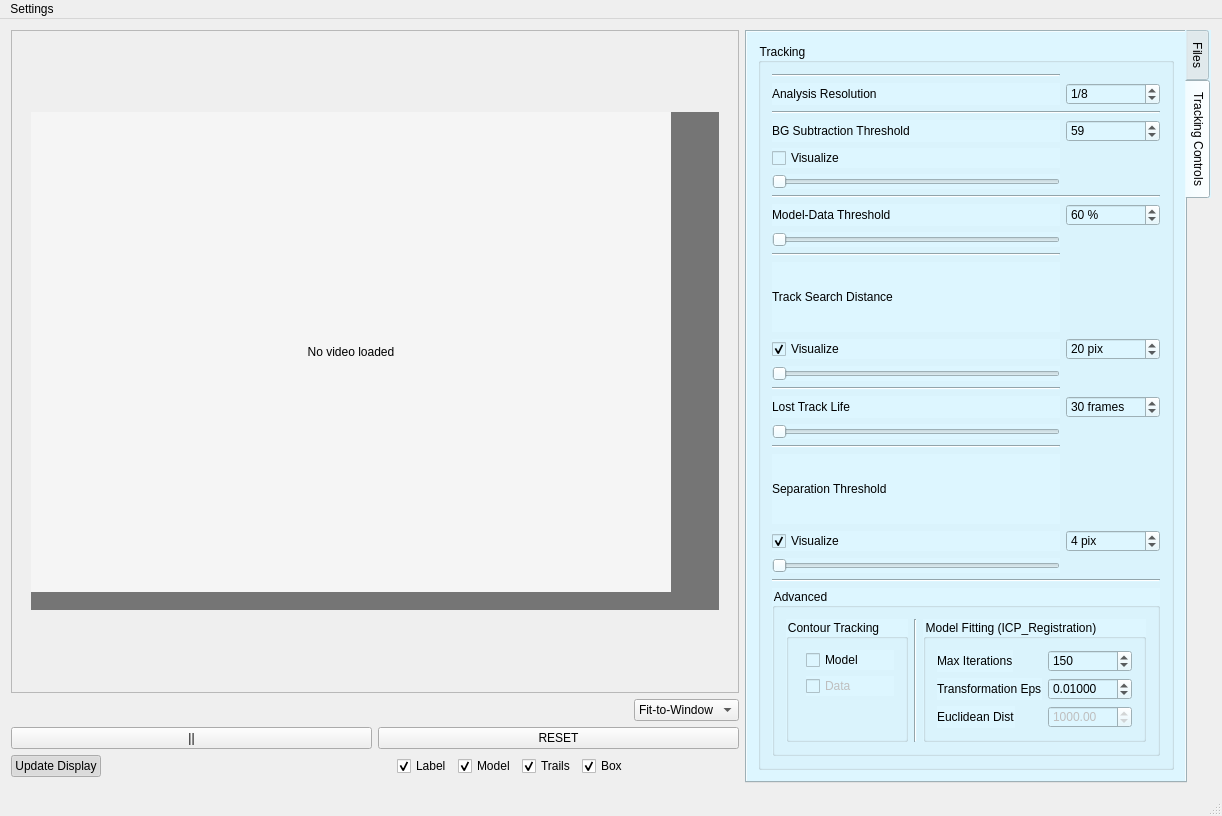
<?xml version="1.0" encoding="UTF-8"?>
<ui version="4.0">
 <class>MultitrackClass</class>
 <widget class="QMainWindow" name="MultitrackClass">
  <property name="geometry">
   <rect>
    <x>0</x>
    <y>0</y>
    <width>1222</width>
    <height>816</height>
   </rect>
  </property>
  <property name="windowTitle">
   <string>MultiTrack 1.1</string>
  </property>
  <property name="windowIcon">
   <iconset resource="multitrack.qrc">
    <normaloff>:/Multitrack/Multitrack.png</normaloff>:/Multitrack/Multitrack.png</iconset>
  </property>
  <property name="animated">
   <bool>true</bool>
  </property>
  <property name="unifiedTitleAndToolBarOnMac">
   <bool>true</bool>
  </property>
  <widget class="QWidget" name="centralWidget">
   <layout class="QGridLayout" name="gridLayout">
    <item row="1" column="1">
     <widget class="QComboBox" name="displaycomboBox">
      <item>
       <property name="text">
        <string>Fit-to-Window</string>
       </property>
      </item>
      <item>
       <property name="text">
        <string>100%</string>
       </property>
      </item>
      <item>
       <property name="text">
        <string>50%</string>
       </property>
      </item>
     </widget>
    </item>
    <item row="3" column="0">
     <layout class="QHBoxLayout" name="displayLayout">
      <item>
       <widget class="QPushButton" name="display_pushButton">
        <property name="text">
         <string>Update Display</string>
        </property>
        <property name="checkable">
         <bool>true</bool>
        </property>
        <property name="checked">
         <bool>true</bool>
        </property>
       </widget>
      </item>
      <item>
       <spacer name="horizontalSpacer">
        <property name="orientation">
         <enum>Qt::Horizontal</enum>
        </property>
        <property name="sizeHint" stdset="0">
         <size>
          <width>40</width>
          <height>20</height>
         </size>
        </property>
       </spacer>
      </item>
      <item>
       <widget class="QCheckBox" name="labelviewcheckBox">
        <property name="text">
         <string>Label</string>
        </property>
        <property name="checked">
         <bool>true</bool>
        </property>
        <property name="tristate">
         <bool>false</bool>
        </property>
       </widget>
      </item>
      <item>
       <widget class="QCheckBox" name="modelViewcheckBox">
        <property name="text">
         <string>Model</string>
        </property>
        <property name="checked">
         <bool>true</bool>
        </property>
       </widget>
      </item>
      <item>
       <widget class="QCheckBox" name="showTrailscheckBox">
        <property name="text">
         <string>Trails</string>
        </property>
        <property name="checked">
         <bool>true</bool>
        </property>
       </widget>
      </item>
      <item>
       <widget class="QCheckBox" name="showBoxcheckBox">
        <property name="text">
         <string>Box</string>
        </property>
        <property name="checked">
         <bool>true</bool>
        </property>
       </widget>
      </item>
     </layout>
    </item>
    <item row="0" column="2" rowspan="5">
     <widget class="QTabWidget" name="toolbartabWidget">
      <property name="sizePolicy">
       <sizepolicy hsizetype="Fixed" vsizetype="Expanding">
        <horstretch>0</horstretch>
        <verstretch>0</verstretch>
       </sizepolicy>
      </property>
      <property name="minimumSize">
       <size>
        <width>360</width>
        <height>0</height>
       </size>
      </property>
      <property name="autoFillBackground">
       <bool>false</bool>
      </property>
      <property name="styleSheet">
       <string notr="true">background-color: rgb(221, 246, 255);</string>
      </property>
      <property name="tabPosition">
       <enum>QTabWidget::East</enum>
      </property>
      <property name="currentIndex">
       <number>1</number>
      </property>
      <widget class="QWidget" name="filesTabWidget">
       <attribute name="title">
        <string>Files</string>
       </attribute>
       <layout class="QVBoxLayout" name="verticalLayout_2">
        <item>
         <widget class="QGroupBox" name="videobox">
          <property name="title">
           <string>Video File</string>
          </property>
          <property name="flat">
           <bool>false</bool>
          </property>
          <property name="checkable">
           <bool>false</bool>
          </property>
          <layout class="QFormLayout" name="formLayout_3">
           <item row="0" column="0">
            <widget class="QLabel" name="videoFile">
             <property name="maximumSize">
              <size>
               <width>167772</width>
               <height>16777215</height>
              </size>
             </property>
             <property name="layoutDirection">
              <enum>Qt::LeftToRight</enum>
             </property>
             <property name="autoFillBackground">
              <bool>false</bool>
             </property>
             <property name="styleSheet">
              <string notr="true">font: 8pt &quot;Ubuntu Condensed&quot;;</string>
             </property>
             <property name="inputMethodHints">
              <set>Qt::ImhNone</set>
             </property>
             <property name="midLineWidth">
              <number>0</number>
             </property>
             <property name="text">
              <string>(none selected)</string>
             </property>
             <property name="scaledContents">
              <bool>false</bool>
             </property>
             <property name="wordWrap">
              <bool>false</bool>
             </property>
             <property name="margin">
              <number>0</number>
             </property>
            </widget>
           </item>
           <item row="1" column="0">
            <widget class="QPushButton" name="videoButton">
             <property name="autoFillBackground">
              <bool>false</bool>
             </property>
             <property name="text">
              <string>Load Video</string>
             </property>
             <property name="icon">
              <iconset resource="multitrack.qrc">
               <normaloff>:/Multitrack/Multitrack.png</normaloff>:/Multitrack/Multitrack.png</iconset>
             </property>
            </widget>
           </item>
          </layout>
         </widget>
        </item>
        <item>
         <widget class="QGroupBox" name="bgbox">
          <property name="title">
           <string>Background File</string>
          </property>
          <property name="flat">
           <bool>false</bool>
          </property>
          <property name="checkable">
           <bool>false</bool>
          </property>
          <layout class="QFormLayout" name="formLayout">
           <item row="0" column="0">
            <widget class="QLabel" name="backgroundFile">
             <property name="styleSheet">
              <string notr="true">font: 8pt &quot;Ubuntu Condensed&quot;;</string>
             </property>
             <property name="text">
              <string>(none selected)</string>
             </property>
            </widget>
           </item>
           <item row="1" column="0">
            <widget class="QPushButton" name="backgroundButton">
             <property name="text">
              <string>Load Background</string>
             </property>
            </widget>
           </item>
          </layout>
         </widget>
        </item>
        <item>
         <widget class="QGroupBox" name="modelbox">
          <property name="title">
           <string>Model File</string>
          </property>
          <property name="flat">
           <bool>false</bool>
          </property>
          <property name="checkable">
           <bool>false</bool>
          </property>
          <layout class="QFormLayout" name="formLayout_4">
           <item row="0" column="0">
            <widget class="QLabel" name="modelFile">
             <property name="styleSheet">
              <string notr="true">font: 8pt &quot;Ubuntu Condensed&quot;;</string>
             </property>
             <property name="text">
              <string>(none selected)</string>
             </property>
            </widget>
           </item>
           <item row="1" column="0">
            <widget class="QPushButton" name="modelButton">
             <property name="text">
              <string>Load Model</string>
             </property>
            </widget>
           </item>
          </layout>
         </widget>
        </item>
        <item>
         <widget class="QGroupBox" name="maskbox">
          <property name="title">
           <string>Mask File (optional)</string>
          </property>
          <property name="flat">
           <bool>false</bool>
          </property>
          <property name="checkable">
           <bool>false</bool>
          </property>
          <layout class="QFormLayout" name="formLayout_5">
           <property name="fieldGrowthPolicy">
            <enum>QFormLayout::AllNonFixedFieldsGrow</enum>
           </property>
           <item row="0" column="0">
            <widget class="QLabel" name="maskFile">
             <property name="styleSheet">
              <string notr="true">font: 8pt &quot;Ubuntu Condensed&quot;;</string>
             </property>
             <property name="text">
              <string>(none selected)</string>
             </property>
             <property name="scaledContents">
              <bool>true</bool>
             </property>
             <property name="wordWrap">
              <bool>true</bool>
             </property>
            </widget>
           </item>
           <item row="1" column="0">
            <widget class="QPushButton" name="maskButton">
             <property name="text">
              <string>Load Mask</string>
             </property>
            </widget>
           </item>
          </layout>
         </widget>
        </item>
        <item>
         <widget class="Line" name="line">
          <property name="orientation">
           <enum>Qt::Horizontal</enum>
          </property>
         </widget>
        </item>
        <item>
         <widget class="QGroupBox" name="savebox">
          <property name="title">
           <string>Save Data</string>
          </property>
          <property name="flat">
           <bool>false</bool>
          </property>
          <property name="checkable">
           <bool>false</bool>
          </property>
          <layout class="QFormLayout" name="formLayout_2">
           <item row="0" column="0">
            <widget class="QPushButton" name="projectDirectoryButton">
             <property name="maximumSize">
              <size>
               <width>167733</width>
               <height>16777215</height>
              </size>
             </property>
             <property name="layoutDirection">
              <enum>Qt::LeftToRight</enum>
             </property>
             <property name="styleSheet">
              <string notr="true">font: 8pt &quot;Ubuntu Condensed&quot;;</string>
             </property>
             <property name="text">
              <string>defaultdirectory/</string>
             </property>
            </widget>
           </item>
           <item row="0" column="1">
            <widget class="QLineEdit" name="projectsavename">
             <property name="text">
              <string>projectname</string>
             </property>
             <property name="readOnly">
              <bool>false</bool>
             </property>
            </widget>
           </item>
           <item row="1" column="0">
            <widget class="QPushButton" name="saveBTFButton">
             <property name="text">
              <string>Save BTF</string>
             </property>
            </widget>
           </item>
          </layout>
         </widget>
        </item>
       </layout>
      </widget>
      <widget class="QWidget" name="controlsTabWidget">
       <attribute name="title">
        <string>Tracking Controls</string>
       </attribute>
       <layout class="QVBoxLayout" name="verticalLayout">
        <item>
         <widget class="QGroupBox" name="controlsgroupbox">
          <property name="title">
           <string>Tracking</string>
          </property>
          <layout class="QGridLayout" name="gridLayout_2">
           <item row="19" column="0">
            <widget class="QSlider" name="separationSlider">
             <property name="minimum">
              <number>1</number>
             </property>
             <property name="orientation">
              <enum>Qt::Horizontal</enum>
             </property>
            </widget>
           </item>
           <item row="11" column="0">
            <widget class="QCheckBox" name="trackDistanceViewCheck">
             <property name="text">
              <string>Visualize</string>
             </property>
             <property name="checked">
              <bool>true</bool>
             </property>
            </widget>
           </item>
           <item row="20" column="0" colspan="2">
            <widget class="Line" name="line_2">
             <property name="orientation">
              <enum>Qt::Horizontal</enum>
             </property>
            </widget>
           </item>
           <item row="9" column="0">
            <widget class="Line" name="line_5">
             <property name="orientation">
              <enum>Qt::Horizontal</enum>
             </property>
            </widget>
           </item>
           <item row="8" column="0">
            <widget class="QSlider" name="matchSlider">
             <property name="orientation">
              <enum>Qt::Horizontal</enum>
             </property>
            </widget>
           </item>
           <item row="7" column="1">
            <widget class="QSpinBox" name="blobBirthAreaThresholdSpinBox">
             <property name="suffix">
              <string> %</string>
             </property>
             <property name="minimum">
              <number>1</number>
             </property>
             <property name="value">
              <number>60</number>
             </property>
            </widget>
           </item>
           <item row="6" column="0" colspan="2">
            <widget class="Line" name="line_6">
             <property name="orientation">
              <enum>Qt::Horizontal</enum>
             </property>
            </widget>
           </item>
           <item row="7" column="0">
            <widget class="QLabel" name="matchThreshLabel">
             <property name="text">
              <string>Model-Data Threshold</string>
             </property>
            </widget>
           </item>
           <item row="5" column="0">
            <widget class="QSlider" name="bgsubSlider">
             <property name="minimum">
              <number>1</number>
             </property>
             <property name="maximum">
              <number>254</number>
             </property>
             <property name="orientation">
              <enum>Qt::Horizontal</enum>
             </property>
            </widget>
           </item>
           <item row="4" column="0">
            <widget class="QCheckBox" name="subtractioncheckBox">
             <property name="text">
              <string>Visualize</string>
             </property>
            </widget>
           </item>
           <item row="3" column="1">
            <widget class="QSpinBox" name="bgSubThresholdSpinBox">
             <property name="maximum">
              <number>254</number>
             </property>
             <property name="value">
              <number>59</number>
             </property>
            </widget>
           </item>
           <item row="3" column="0">
            <widget class="QLabel" name="bgsublabel">
             <property name="text">
              <string>BG Subtraction Threshold</string>
             </property>
            </widget>
           </item>
           <item row="2" column="0" colspan="2">
            <widget class="Line" name="line_8">
             <property name="orientation">
              <enum>Qt::Horizontal</enum>
             </property>
            </widget>
           </item>
           <item row="1" column="1">
            <widget class="QSpinBox" name="resolutionSpinBox">
             <property name="prefix">
              <string>1/</string>
             </property>
             <property name="minimum">
              <number>1</number>
             </property>
             <property name="value">
              <number>8</number>
             </property>
            </widget>
           </item>
           <item row="1" column="0">
            <widget class="QLabel" name="resolutionlabel">
             <property name="text">
              <string>Analysis Resolution</string>
             </property>
            </widget>
           </item>
           <item row="0" column="0">
            <widget class="Line" name="line_7">
             <property name="orientation">
              <enum>Qt::Horizontal</enum>
             </property>
            </widget>
           </item>
           <item row="14" column="1">
            <widget class="QSpinBox" name="trackdeathSpinBox">
             <property name="suffix">
              <string> frames</string>
             </property>
             <property name="maximum">
              <number>1000</number>
             </property>
             <property name="singleStep">
              <number>1</number>
             </property>
             <property name="value">
              <number>30</number>
             </property>
            </widget>
           </item>
           <item row="14" column="0">
            <widget class="QLabel" name="label_5">
             <property name="text">
              <string>Lost Track Life</string>
             </property>
            </widget>
           </item>
           <item row="18" column="1">
            <widget class="QSpinBox" name="separationSpinBox">
             <property name="suffix">
              <string> pix</string>
             </property>
             <property name="minimum">
              <number>1</number>
             </property>
             <property name="maximum">
              <number>1000</number>
             </property>
             <property name="value">
              <number>4</number>
             </property>
            </widget>
           </item>
           <item row="18" column="0">
            <widget class="QCheckBox" name="separationViewCheck">
             <property name="text">
              <string>Visualize</string>
             </property>
             <property name="checked">
              <bool>true</bool>
             </property>
            </widget>
           </item>
           <item row="21" column="0" colspan="2">
            <widget class="QGroupBox" name="AdvancedgroupBox">
             <property name="title">
              <string>Advanced</string>
             </property>
             <layout class="QHBoxLayout" name="horizontalLayout">
              <item>
               <widget class="QGroupBox" name="contourTracking_groupBox">
                <property name="styleSheet">
                 <string notr="true"/>
                </property>
                <property name="title">
                 <string>Contour Tracking</string>
                </property>
                <layout class="QFormLayout" name="formLayout_6">
                 <item row="0" column="1">
                  <widget class="QCheckBox" name="contourTrackingcheckBox">
                   <property name="text">
                    <string>Model</string>
                   </property>
                  </widget>
                 </item>
                 <item row="1" column="1">
                  <widget class="QCheckBox" name="contourTrackingDatacheckBox">
                   <property name="enabled">
                    <bool>false</bool>
                   </property>
                   <property name="text">
                    <string>Data</string>
                   </property>
                  </widget>
                 </item>
                </layout>
               </widget>
              </item>
              <item>
               <widget class="Line" name="line_9">
                <property name="orientation">
                 <enum>Qt::Vertical</enum>
                </property>
               </widget>
              </item>
              <item>
               <widget class="QGroupBox" name="registration_groupBox">
                <property name="title">
                 <string>Model Fitting (ICP_Registration)</string>
                </property>
                <layout class="QFormLayout" name="formLayout_7">
                 <item row="2" column="0">
                  <widget class="QLabel" name="label">
                   <property name="text">
                    <string>Transformation Eps</string>
                   </property>
                  </widget>
                 </item>
                 <item row="2" column="1">
                  <widget class="QDoubleSpinBox" name="ICP_TransEpsilondoubleSpinBox">
                   <property name="decimals">
                    <number>5</number>
                   </property>
                   <property name="singleStep">
                    <double>0.100000000000000</double>
                   </property>
                   <property name="value">
                    <double>0.010000000000000</double>
                   </property>
                  </widget>
                 </item>
                 <item row="5" column="0">
                  <widget class="QLabel" name="label_2">
                   <property name="text">
                    <string>Euclidean Dist</string>
                   </property>
                  </widget>
                 </item>
                 <item row="5" column="1">
                  <widget class="QDoubleSpinBox" name="ICP_EuclideanDistdoubleSpinBox">
                   <property name="enabled">
                    <bool>false</bool>
                   </property>
                   <property name="maximum">
                    <double>999999.989999999990687</double>
                   </property>
                   <property name="value">
                    <double>1000.000000000000000</double>
                   </property>
                  </widget>
                 </item>
                 <item row="0" column="0">
                  <widget class="QLabel" name="label_3">
                   <property name="text">
                    <string>Max Iterations</string>
                   </property>
                  </widget>
                 </item>
                 <item row="0" column="1">
                  <widget class="QSpinBox" name="ICP_MaxIterspinBox">
                   <property name="suffix">
                    <string/>
                   </property>
                   <property name="minimum">
                    <number>1</number>
                   </property>
                   <property name="maximum">
                    <number>1000</number>
                   </property>
                   <property name="value">
                    <number>150</number>
                   </property>
                  </widget>
                 </item>
                </layout>
               </widget>
              </item>
             </layout>
             <zorder>contourTracking_groupBox</zorder>
             <zorder>registration_groupBox</zorder>
             <zorder>line_9</zorder>
            </widget>
           </item>
           <item row="17" column="0">
            <widget class="QLabel" name="label_6">
             <property name="text">
              <string>Separation Threshold</string>
             </property>
            </widget>
           </item>
           <item row="16" column="0">
            <widget class="Line" name="line_4">
             <property name="orientation">
              <enum>Qt::Horizontal</enum>
             </property>
            </widget>
           </item>
           <item row="15" column="0">
            <widget class="QSlider" name="deathSlider">
             <property name="orientation">
              <enum>Qt::Horizontal</enum>
             </property>
            </widget>
           </item>
           <item row="13" column="0">
            <widget class="Line" name="line_3">
             <property name="orientation">
              <enum>Qt::Horizontal</enum>
             </property>
            </widget>
           </item>
           <item row="12" column="0">
            <widget class="QSlider" name="searchSlider">
             <property name="maximum">
              <number>1000</number>
             </property>
             <property name="orientation">
              <enum>Qt::Horizontal</enum>
             </property>
            </widget>
           </item>
           <item row="11" column="1">
            <widget class="QSpinBox" name="trackdistanceSpinBox">
             <property name="suffix">
              <string> pix</string>
             </property>
             <property name="maximum">
              <number>1000</number>
             </property>
             <property name="value">
              <number>20</number>
             </property>
            </widget>
           </item>
           <item row="10" column="0">
            <widget class="QLabel" name="label_4">
             <property name="text">
              <string>Track Search Distance</string>
             </property>
            </widget>
           </item>
          </layout>
         </widget>
        </item>
       </layout>
      </widget>
     </widget>
    </item>
    <item row="2" column="0" colspan="2">
     <layout class="QHBoxLayout" name="playcontrolLayout">
      <item>
       <widget class="QPushButton" name="stopButton">
        <property name="text">
         <string>||</string>
        </property>
       </widget>
      </item>
      <item>
       <widget class="QPushButton" name="resetButton">
        <property name="text">
         <string>RESET</string>
        </property>
       </widget>
      </item>
     </layout>
    </item>
    <item row="0" column="0" colspan="2">
     <widget class="QScrollArea" name="scrollArea">
      <property name="minimumSize">
       <size>
        <width>690</width>
        <height>500</height>
       </size>
      </property>
      <property name="widgetResizable">
       <bool>false</bool>
      </property>
      <property name="alignment">
       <set>Qt::AlignCenter</set>
      </property>
      <widget class="QWidget" name="scrollAreaWidgetContents">
       <property name="geometry">
        <rect>
         <x>0</x>
         <y>71</y>
         <width>688</width>
         <height>498</height>
        </rect>
       </property>
       <property name="sizePolicy">
        <sizepolicy hsizetype="Ignored" vsizetype="Ignored">
         <horstretch>0</horstretch>
         <verstretch>0</verstretch>
        </sizepolicy>
       </property>
       <property name="styleSheet">
        <string notr="true">background-color: rgb(117, 117, 117);</string>
       </property>
       <widget class="QLabel" name="imageLabel">
        <property name="geometry">
         <rect>
          <x>0</x>
          <y>0</y>
          <width>640</width>
          <height>480</height>
         </rect>
        </property>
        <property name="sizePolicy">
         <sizepolicy hsizetype="Fixed" vsizetype="Preferred">
          <horstretch>0</horstretch>
          <verstretch>0</verstretch>
         </sizepolicy>
        </property>
        <property name="minimumSize">
         <size>
          <width>640</width>
          <height>480</height>
         </size>
        </property>
        <property name="autoFillBackground">
         <bool>false</bool>
        </property>
        <property name="styleSheet">
         <string notr="true">background-color: rgb(245, 245, 245);
border-color: rgb(54, 54, 54);
font: 14pt &quot;MS Shell Dlg 2&quot;;</string>
        </property>
        <property name="text">
         <string>No video loaded</string>
        </property>
        <property name="scaledContents">
         <bool>true</bool>
        </property>
        <property name="alignment">
         <set>Qt::AlignCenter</set>
        </property>
       </widget>
      </widget>
     </widget>
    </item>
   </layout>
  </widget>
  <widget class="QStatusBar" name="statusBar"/>
  <widget class="QMenuBar" name="menuBar">
   <property name="geometry">
    <rect>
     <x>0</x>
     <y>0</y>
     <width>1222</width>
     <height>25</height>
    </rect>
   </property>
   <widget class="QMenu" name="menuSettings">
    <property name="title">
     <string>Settings</string>
    </property>
    <addaction name="actionLoad_Settings"/>
    <addaction name="actionLoad_Defaults"/>
    <addaction name="separator"/>
    <addaction name="actionSave_All"/>
   </widget>
   <addaction name="menuSettings"/>
  </widget>
  <action name="actionClose">
   <property name="text">
    <string>Close</string>
   </property>
  </action>
  <action name="actionOpen">
   <property name="text">
    <string>Open</string>
   </property>
  </action>
  <action name="actionOpen_2">
   <property name="text">
    <string>Open</string>
   </property>
  </action>
  <action name="actionSave_All">
   <property name="text">
    <string>Save Settings</string>
   </property>
  </action>
  <action name="actionLoad_Settings">
   <property name="text">
    <string>Load Settings</string>
   </property>
  </action>
  <action name="actionLoad_Defaults">
   <property name="text">
    <string>Load Defaults</string>
   </property>
  </action>
 </widget>
 <layoutdefault spacing="6" margin="11"/>
 <resources>
  <include location="multitrack.qrc"/>
 </resources>
 <connections/>
</ui>
